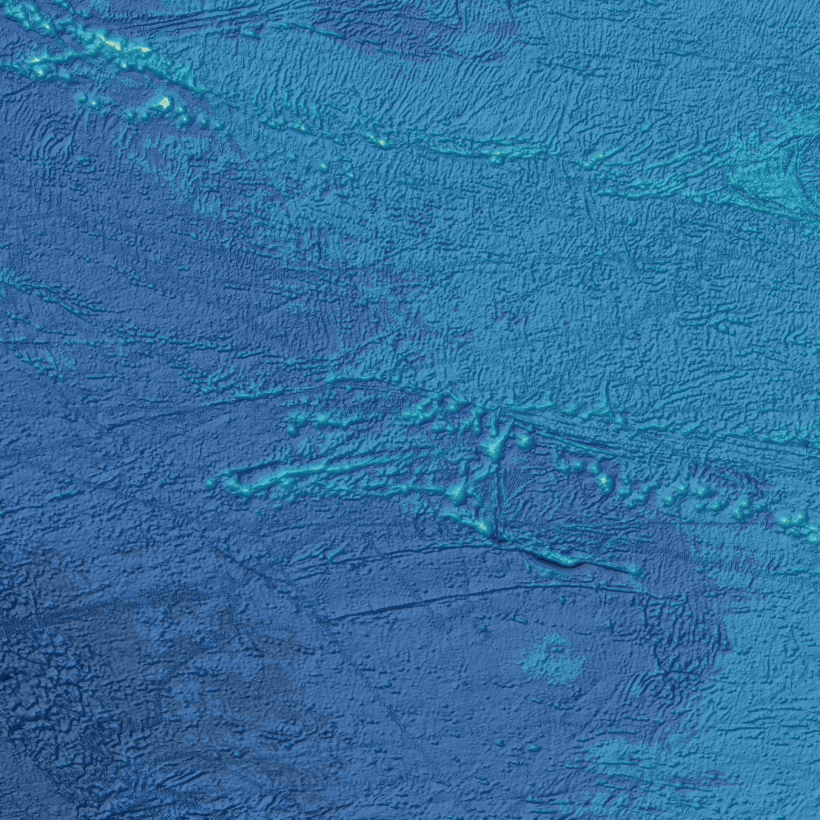
#> input picture assets-src/marsocean/spacific_relief_4k.jpg, 4096 x 4096 px, given in place of earth_daymap_8k.jpg, which was not available (shown at 1/5 size)
$ python bake-marsocean-mvo.py
#> lines starting #> are read from the running program, lines starting #| are printed output that depends on the picture; after the words box and inside, x2 and y2 are one past the last pixel; in counts of white or black regions, pixels touching at a corner belong together; pictures that were not available may be replaced by others from this repository, and a replacement may not be noted
"""Bake the MarsVsOcean (Cheeky Pint S4E02) Earth textures into public/marsocean/ (mvo_ prefix; originals untouched).

Run from the repo root:  python3 scripts/bake-marsocean-mvo.py
Inputs : public/marsocean/earth_daymap_8k.jpg (Solar System Scope, CC BY 4.0),
         public/marsocean/earth_topobathy_5400.jpg (NASA Blue Marble NG topo + bathy, public domain)
Outputs: mvo_earth_color_4k.jpg   the daymap at 4096x2048
         mvo_earth_ocean_4k.png   R = water (soft coast, from the daymap's flat navy)
                                  G = shelf (Blue Marble ocean luminance, blurred: 1 = shallow)
                                  B = basin (0 at coasts .. 1 in the middle of an ocean basin, smooth)
         mvo_earth_gridland_4k.png  land that carries the grid: land minus islands under ~3.5 deg
"""
import numpy as np
from PIL import Image, ImageFilter

Image.MAX_IMAGE_PIXELS = None
D = "public/marsocean/"


def blur(a, r):
    return np.asarray(Image.fromarray(a).filter(ImageFilter.GaussianBlur(r))).astype(np.float32) / 255


def wrapx(a, pad):
    return np.concatenate([a[:, -pad:], a, a[:, :pad]], axis=1)


# --- colour + water mask + shelf ---------------------------------------------------------------
day = Image.open(D + "earth_daymap_8k.jpg").convert("RGB")
#> day is the input picture: PIL image 4096x4096 RGB; mean R, G, B 50, 111.8, 160.3
a = np.asarray(day).astype(np.float32)
dist = np.sqrt(((a - np.array([30, 59, 117])) ** 2).sum(-1))
ocean = np.clip((40 - dist) / 25, 0, 1)
ocean_img = Image.fromarray((ocean * 255).astype(np.uint8)).resize((4096, 2048), Image.BOX)
tb = Image.open(D + "earth_topobathy_5400.jpg").convert("RGB").resize((4096, 2048), Image.LANCZOS)
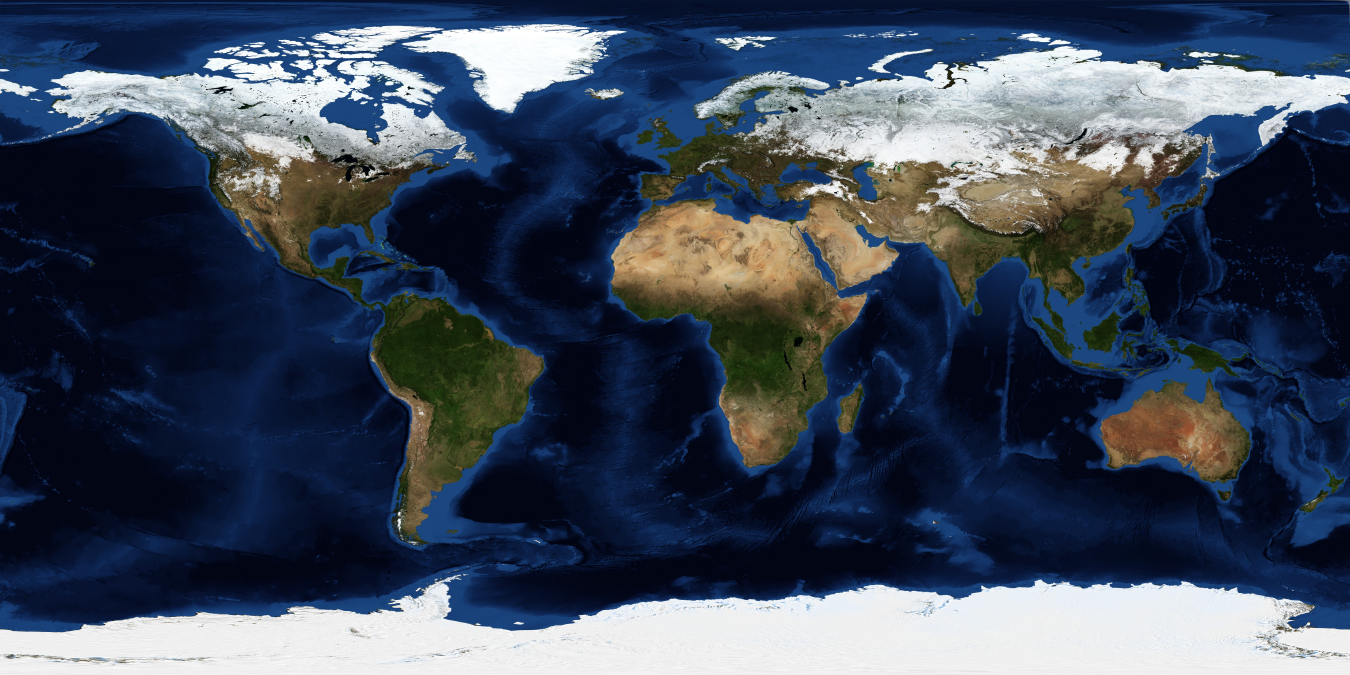
#> input picture assets-src/marsocean/earth_topobathy_5400.jpg, 5400 x 2700 px, found by its file name (shown at 1/4 size)
t = np.asarray(tb).astype(np.float32)
lum = 0.2126 * t[..., 0] + 0.7152 * t[..., 1] + 0.0722 * t[..., 2]
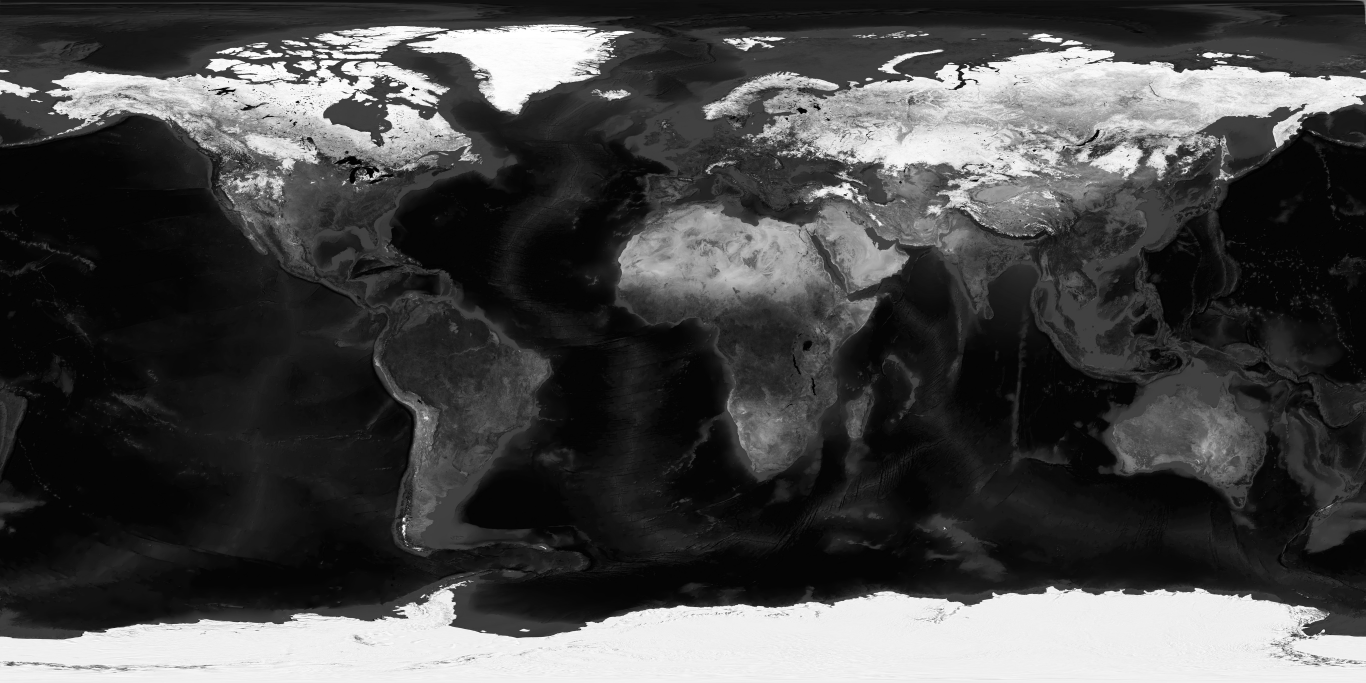
#> lum: shape (2048, 4096) float32 (shown at 1/3 size); min 0, max 255, mean 72.7
om = np.asarray(ocean_img).astype(np.float32) / 255
vals = lum[om > 0.9]
lo, hi = np.percentile(vals, 5), np.percentile(vals, 99)
#> lo = 5.45; hi = 245.1
shelf = np.clip((lum - lo) / (hi - lo), 0, 1)
shelf = np.where(om > 0.5, shelf, 1.0)  # land counts as shallow so the coast glows evenly
shelf_img = Image.fromarray((shelf * 255).astype(np.uint8)).filter(ImageFilter.GaussianBlur(10))
out = np.zeros((2048, 4096, 3), np.uint8)
out[..., 0] = np.asarray(ocean_img)
out[..., 1] = np.asarray(shelf_img)
day.resize((4096, 2048), Image.LANCZOS).save(D + "mvo_earth_color_4k.jpg", quality=92)

# --- basin: distance-from-coast, multi-scale, softened ------------------------------------------
water = Image.fromarray(out[..., 0]).resize((1024, 512), Image.BOX)
land = 255 - np.asarray(water)
wrap = wrapx(land, 256)
near = blur(wrap, 8)[:, 256:-256] * 1.0 + blur(wrap, 36)[:, 256:-256] * 1.1 + blur(wrap, 100)[:, 256:-256] * 1.6
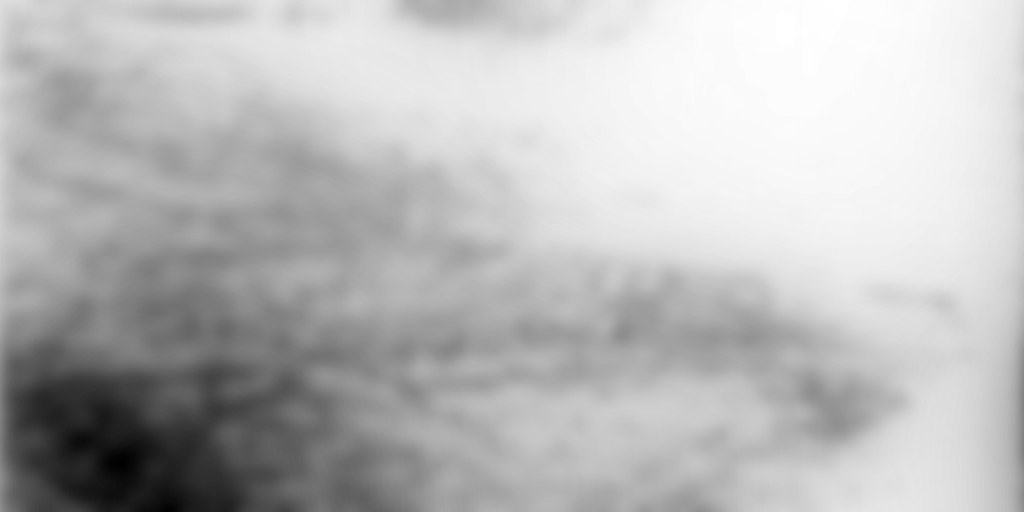
#> near: shape (512, 1024) float32; min 2.41, max 3.69, mean 3.35; drawn with min black and max white
basin = np.clip(1 - near, 0, None)
#> basin: shape (512, 1024) float32; every value is 0
wat = np.asarray(water).astype(np.float32) / 255
basin = basin / max(1e-6, np.percentile(basin[wat > 0.5], 99.5))
basin = np.clip(basin, 0, 1) ** 0.7
basin = blur(wrapx((basin * 255).astype(np.uint8), 256), 14)[:, 256:-256]
#> in wrapx (call 2), `return np.concatenate([a[:, -pad:], a, a[:, :pad]], axis=1)`: returned value: shape (512, 1536); every value is 0
#> in blur (call 4), `return np.asarray(Image.fromarray(a).filter(ImageFilter.GaussianBlur(r..`: returned value: shape (512, 1536) float32; every value is 0
basin = np.clip(basin / max(1e-6, basin.max()), 0, 1)
out[..., 2] = np.asarray(Image.fromarray((basin * 255).astype(np.uint8)).resize((4096, 2048), Image.BICUBIC))
Image.fromarray(out).save(D + "mvo_earth_ocean_4k.png", optimize=True)

# --- grid land: morphological opening (~3.5 deg) drops small islands; exact coast kept ----------
land4 = 1 - out[..., 0].astype(np.float32) / 255
small = np.asarray(Image.fromarray((land4 * 255).astype(np.uint8)).resize((1024, 512), Image.BOX))
pad = 64
im = Image.fromarray(np.where(wrapx(small, pad) > 127, 255, 0).astype(np.uint8))
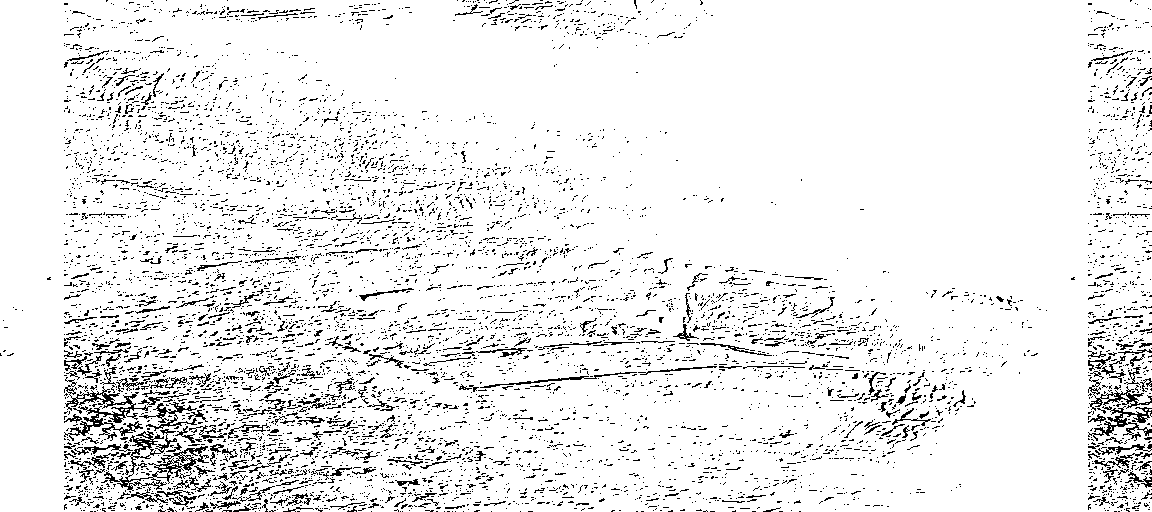
#> im: PIL image 1152x512 L; 92.5% white; black in thin lines or dots
opened = im.filter(ImageFilter.MinFilter(11)).filter(ImageFilter.MaxFilter(11))
#> opened: PIL image 1152x512 L; 59.3% white; 171 black regions (126 under 20 px), largest, box (x1, y1, x2, y2) and area: (64, 0, 1000, 512) 204320, (1088, 15, 1152, 512) 25723, (455, 0, 648, 49) 4369
grown = opened.filter(ImageFilter.MaxFilter(5)).filter(ImageFilter.GaussianBlur(1.5))
g = np.asarray(grown)[:, pad:-pad]
g4 = np.asarray(Image.fromarray(g).resize((4096, 2048), Image.BILINEAR)).astype(np.float32) / 255
gl = np.clip(land4 * np.clip(g4 * 1.5, 0, 1), 0, 1)
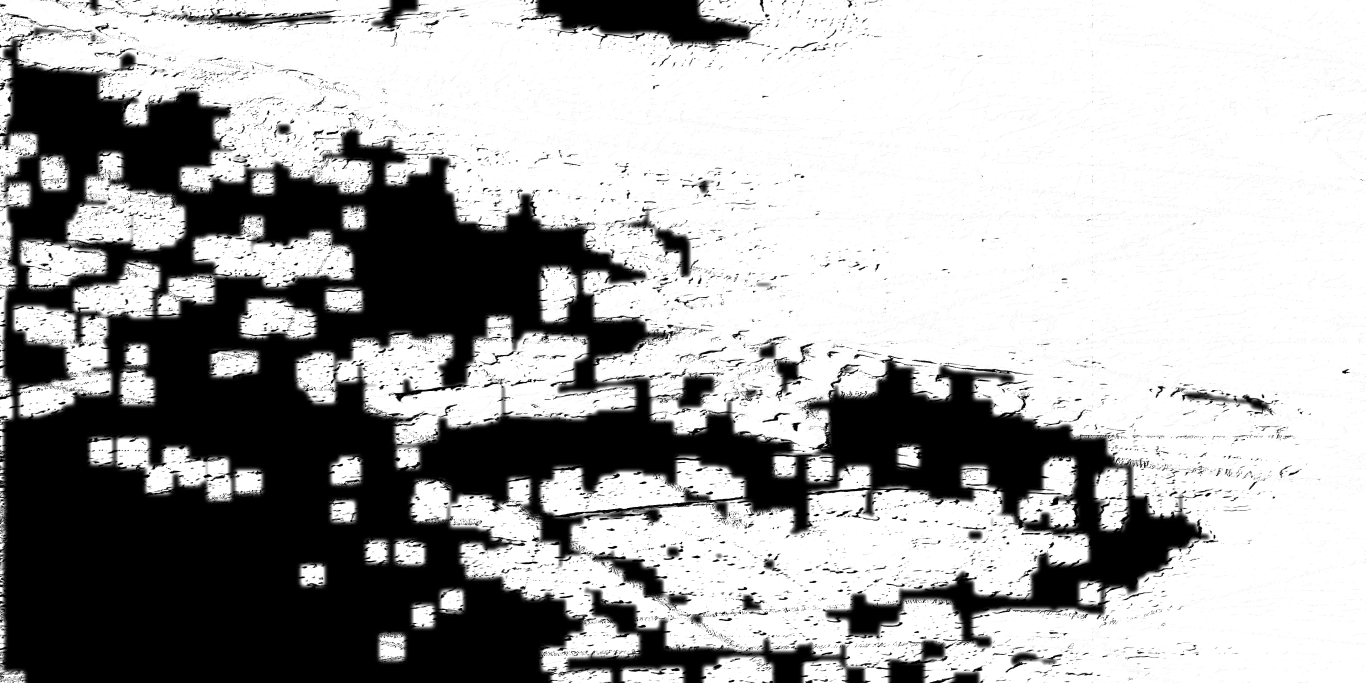
#> gl: shape (2048, 4096) float32 (shown at 1/3 size); min 0, max 1, mean 0.655
Image.fromarray((gl * 255).astype(np.uint8)).save(D + "mvo_earth_gridland_4k.png", optimize=True)
print("baked mvo_earth_color_4k.jpg, mvo_earth_ocean_4k.png, mvo_earth_gridland_4k.png")
